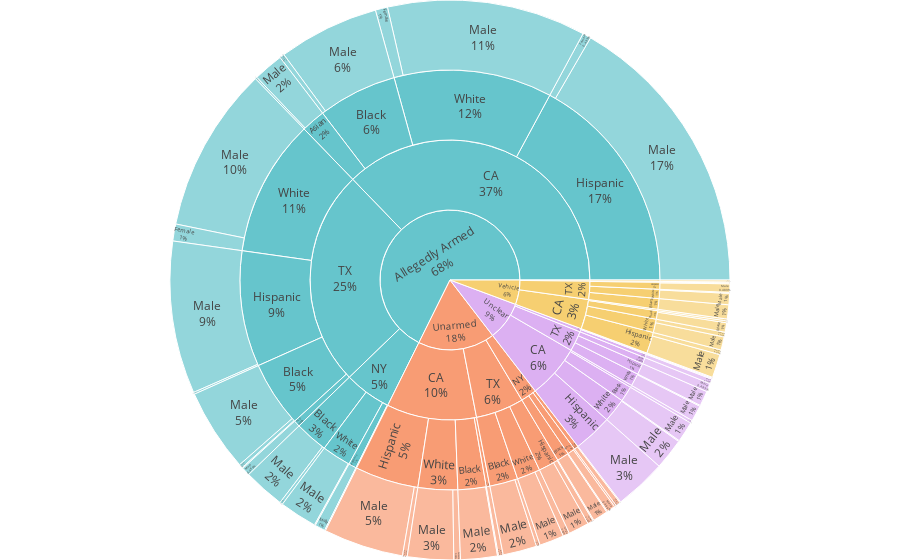

The cell this chart's notebook holds for it:
### Markdown cell above
## Add a level

### Code cell
df = clean(df_orig)

fig = px.sunburst(
    data_frame=df,
    path=["Unarmed", 'State', "Victim's race", "Victim's gender"],  # Root, branches, leaves
    color="Unarmed",
    color_discrete_sequence=px.colors.qualitative.Pastel,
    # maxdepth=-1,                        # set the sectors rendered. -1 will render all levels in the hierarchy
    # color="Victim's age",
    # color_continuous_scale=px.colors.sequential.BuGn,
    # range_color=[10,100],

    # branchvalues="total",               # or 'remainder'
    # hover_name="Unarmed",
    # # hover_data={'Unarmed': False},    # remove column name from tooltip  (Plotly version >= 4.8.0)
    # title="7-year Breakdown of Deaths by Police",
    # template='ggplot2',               # 'ggplot2', 'seaborn', 'simple_white', 'plotly',
    #                                   # 'plotly_white', 'plotly_dark', 'presentation',
    #                                   # 'xgridoff', 'ygridoff', 'gridon', 'none'
)

fig.update_traces(textinfo='label+percent entry')
fig.update_layout(margin=dict(t=0, l=0, r=0, b=0))

fig.show()

### Figure 1 — Plotly figure (JSON) as saved in the notebook; plotly's stock layout.template omitted (floating-point values rounded to 4 significant figures)
{"data": [{"branchvalues": "total", "customdata": [["Allegedly Armed"], ["Vehicle"], ["Unarmed"], ["Vehicle"], ["Unclear"], ["Allegedly Armed"], ["Vehicle"], ["Allegedly Armed"], ["Unclear"], ["Unarmed"], ["Allegedly Armed"], ["Vehicle"], ["Unclear"], ["Unarmed"], ["Unclear"], ["Unarmed"], ["Unclear"], ["Unclear"], ["Unarmed"], ["Allegedly Armed"], ["Allegedly Armed"], ["Unarmed"], ["Unclear"], ["Unarmed"], ["Unarmed"], ["Allegedly Armed"], ["Unclear"], ["Unarmed"], ["Vehicle"], ["Unarmed"], ["Vehicle"], ["Unclear"], ["Unarmed"], ["Vehicle"], ["Allegedly Armed"], ["Unclear"], ["Unarmed"], ["Vehicle"], ["Unclear"], ["Unarmed"], ["Allegedly Armed"], ["Vehicle"], ["Unclear"], ["Unarmed"], ["Allegedly Armed"], ["Unclear"], ["Vehicle"], ["Vehicle"], ["Unclear"], ["Unarmed"], ["Unarmed"], ["Allegedly Armed"], ["Vehicle"], ["Unarmed"], ["Allegedly Armed"], ["Allegedly Armed"], ["Allegedly Armed"], ["Unarmed"], ["Allegedly Armed"], ["Allegedly Armed"], ["Unarmed"], ["Vehicle"], ["Unarmed"], ["Vehicle"], ["Allegedly Armed"], ["Unclear"], ["Unarmed"], ["Unarmed"], ["Unclear"], ["Vehicle"], ["Vehicle"], ["Allegedly Armed"], ["Allegedly Armed"], ["Vehicle"], ["Allegedly Armed"], ["Allegedly Armed"], ["Unarmed"], ["Allegedly Armed"], ["Unclear"], ["Vehicle"], ["Vehicle"], ["Allegedly Armed"], ["Unclear"], ["Unarmed"], ["Unclear"], ["Vehicle"], ["Unclear"], ["Vehicle"], ["Vehicle"], ["Unclear"], ["Allegedly Armed"], ["Allegedly Armed"], ["Allegedly Armed"], ["Unarmed"], ["Vehicle"], ["Unarmed"], ["Allegedly Armed"], ["Allegedly Armed"], ["Unarmed"], ["Vehicle"], ["Unarmed"], ["Unclear"], ["Unarmed"], ["Unarmed"], ["Unclear"], ["Allegedly Armed"], ["Unclear"], ["Allegedly Armed"], ["Unarmed"], ["Vehicle"], ["Allegedly Armed"], ["Allegedly Armed"], ["Unarmed"], ["Allegedly Armed"], ["Unarmed"], ["Unarmed"], ["Allegedly Armed"], ["Allegedly Armed"], ["Vehicle"], ["Allegedly Armed"], ["Vehicle"], ["Unclear"], ["Unclear"], ["Allegedly Armed"], ["Allegedly Armed"]], "domain": {"x": [0, 1], "y": [0, 1]}, "hovertemplate": "labels=%{label}<br>count=%{value}<br>parent=%{parent}<br>id=%{id}<br>Unarmed=%{customdata[0]}<extra></extra>", "ids": ["Allegedly Armed/CA/Asian/Female", "Vehicle/NY/Black", "Unarmed/NY/Black", "Vehicle/CA/Black", "Unclear/CA/Black", "Allegedly Armed/CA/Black", "Vehicle/TX/Asian", "Allegedly Armed/NY/Asian", "Unclear/CA/Asian", "Unarmed/CA/Asian", "Allegedly Armed/CA/Asian", "Vehicle/TX/White/Male", "Unclear/TX/White/Male", "Unarmed/NY/White/Male", "Unclear/CA/White/Male", "Unarmed/CA/White/Male", "Unclear/TX/Hispanic/Male", "Unclear/NY/Hispanic/Male", "Unarmed/NY/Hispanic/Male", "Allegedly Armed/NY/Hispanic/Male", "Allegedly Armed/TX/Black", "Unarmed/TX/Black", "Unclear/CA/Hispanic", "Unarmed/NY/Hispanic", "Unarmed", "Allegedly Armed", "Unclear/TX", "Unarmed/TX", "Vehicle/NY", "Unarmed/NY", "Vehicle/CA", "Unclear/CA", "Unarmed/CA", "Vehicle/CA/Hispanic/Male", "Allegedly Armed/CA", "Unclear/NY/White", "Unarmed/NY/White", "Vehicle/CA/White", "Unclear/CA/White", "Unarmed/CA/White", "Allegedly Armed/CA/White", "Vehicle/TX/Hispanic", "Unclear/TX/Hispanic", "Unarmed/TX/Hispanic", "Allegedly Armed/TX/White", "Unclear/CA/Hispanic/Male", "Vehicle", "Vehicle/CA/Black/Male", "Unclear/CA/White/Female", "Unarmed/CA/White/Female", "Unarmed/CA/Black/Male", "Allegedly Armed/CA/White/Female", "Vehicle/TX/Hispanic/Female", "Unarmed/TX/Hispanic/Female", "Allegedly Armed/CA/Asian/Male", "Allegedly Armed/NY/Black/Male", "Allegedly Armed/TX/Hispanic/Female", "Unarmed/NY/Hispanic/Female", "Allegedly Armed/TX/White/Female", "Allegedly Armed/NY/White/Female", "Unarmed/NY/Black/Male", "Vehicle/CA/Asian/Male", "Unarmed/TX/Black/Female", "Vehicle/NY/Black/Male", "Allegedly Armed/TX/Black/Female", "Unclear/CA/Asian/Male", "Unarmed/TX/White/Female", "Unarmed/CA/Black/Female", "Unclear/TX/Black/Male", "Vehicle/TX/Black/Male", "Vehicle/CA/Hispanic/Female", "Allegedly Armed/NY/Asian/Male", "Allegedly Armed/NY/Hispanic", "Vehicle/TX/Black", "Allegedly Armed/CA/Hispanic/Male", "Allegedly Armed/TX/Hispanic", "Unarmed/TX/White", "Allegedly Armed/CA/Hispanic/Female", "Unclear/NY", "Vehicle/CA/Black/Female", "Vehicle/TX", "Allegedly Armed/CA/Black/Female", "Unclear/NY/Hispanic", "Unarmed/CA/Hispanic/Male", "Unclear/TX/Black", "Vehicle/TX/White/Female", "Unclear/TX/White/Female", "Vehicle/CA/Asian", "Vehicle/CA/White/Male", "Unclear/NY/Black/Male", "Allegedly Armed/TX/Black/Unknown", "Allegedly Armed/CA/White/Male", "Allegedly Armed/TX/Asian/Male", "Unarmed/CA/Asian/Male", "Vehicle/TX/Hispanic/Male", "Unarmed/TX/Hispanic/Transgender", "Allegedly Armed/TX", "Allegedly Armed/TX/Black/Male", "Unarmed/CA/Hispanic/Female", "Vehicle/TX/White", "Unarmed/TX/Hispanic/Male", "Unclear", "Unarmed/TX/Black/Male", "Unarmed/TX/White/Male", "Unclear/CA/Black/Male", "Allegedly Armed/CA/Black/Male", "Unclear/NY/Black", "Allegedly Armed/CA/Hispanic", "Unarmed/NY/White/Female", "Vehicle/CA/Hispanic", "Allegedly Armed/NY/Black", "Allegedly Armed/TX/Hispanic/Male", "Unarmed/CA/Hispanic", "Allegedly Armed/NY/Black/Female", "Unarmed/NY/Black/Female", "Unarmed/CA/Black", "Allegedly Armed/NY", "Allegedly Armed/TX/Asian", "Vehicle/TX/Asian/Male", "Allegedly Armed/NY/White/Male", "Vehicle/CA/White/Female", "Unclear/TX/White", "Unclear/NY/White/Male", "Allegedly Armed/NY/White", "Allegedly Armed/TX/White/Male"], "labels": ["Female", "Black", "Black", "Black", "Black", "Black", "Asian", "Asian", "Asian", "Asian", "Asian", "Male", "Male", "Male", "Male", "Male", "Male", "Male", "Male", "Male", "Black", "Black", "Hispanic", "Hispanic", "Unarmed", "Allegedly Armed", "TX", "TX", "NY", "NY", "CA", "CA", "CA", "Male", "CA", "White", "White", "White", "White", "White", "White", "Hispanic", "Hispanic", "Hispanic", "White", "Male", "Vehicle", "Male", "Female", "Female", "Male", "Female", "Female", "Female", "Male", "Male", "Female", "Female", "Female", "Female", "Male", "Male", "Female", "Male", "Female", "Male", "Female", "Female", "Male", "Male", "Female", "Male", "Hispanic", "Black", "Male", "Hispanic", "White", "Female", "NY", "Female", "TX", "Female", "Hispanic", "Male", "Black", "Female", "Female", "Asian", "Male", "Male", "Unknown", "Male", "Male", "Male", "Male", "Transgender", "TX", "Male", "Female", "White", "Male", "Unclear", "Male", "Male", "Male", "Male", "Black", "Hispanic", "Female", "Hispanic", "Black", "Male", "Hispanic", "Female", "Female", "Black", "NY", "Asian", "Male", "Male", "Female", "White", "Male", "White", "Male"], "marker": {"colors": ["rgb(102, 197, 204)", "rgb(246, 207, 113)", "rgb(248, 156, 116)", "rgb(246, 207, 113)", "rgb(220, 176, 242)", "rgb(102, 197, 204)", "rgb(246, 207, 113)", "rgb(102, 197, 204)", "rgb(220, 176, 242)", "rgb(248, 156, 116)", "rgb(102, 197, 204)", "rgb(246, 207, 113)", "rgb(220, 176, 242)", "rgb(248, 156, 116)", "rgb(220, 176, 242)", "rgb(248, 156, 116)", "rgb(220, 176, 242)", "rgb(220, 176, 242)", "rgb(248, 156, 116)", "rgb(102, 197, 204)", "rgb(102, 197, 204)", "rgb(248, 156, 116)", "rgb(220, 176, 242)", "rgb(248, 156, 116)", "rgb(248, 156, 116)", "rgb(102, 197, 204)", "rgb(220, 176, 242)", "rgb(248, 156, 116)", "rgb(246, 207, 113)", "rgb(248, 156, 116)", "rgb(246, 207, 113)", "rgb(220, 176, 242)", "rgb(248, 156, 116)", "rgb(246, 207, 113)", "rgb(102, 197, 204)", "rgb(220, 176, 242)", "rgb(248, 156, 116)", "rgb(246, 207, 113)", "rgb(220, 176, 242)", "rgb(248, 156, 116)", "rgb(102, 197, 204)", "rgb(246, 207, 113)", "rgb(220, 176, 242)", "rgb(248, 156, 116)", "rgb(102, 197, 204)", "rgb(220, 176, 242)", "rgb(246, 207, 113)", "rgb(246, 207, 113)", "rgb(220, 176, 242)", "rgb(248, 156, 116)", "rgb(248, 156, 116)", "rgb(102, 197, 204)", "rgb(246, 207, 113)", "rgb(248, 156, 116)", "rgb(102, 197, 204)", "rgb(102, 197, 204)", "rgb(102, 197, 204)", "rgb(248, 156, 116)", "rgb(102, 197, 204)", "rgb(102, 197, 204)", "rgb(248, 156, 116)", "rgb(246, 207, 113)", "rgb(248, 156, 116)", "rgb(246, 207, 113)", "rgb(102, 197, 204)", "rgb(220, 176, 242)", "rgb(248, 156, 116)", "rgb(248, 156, 116)", "rgb(220, 176, 242)", "rgb(246, 207, 113)", "rgb(246, 207, 113)", "rgb(102, 197, 204)", "rgb(102, 197, 204)", "rgb(246, 207, 113)", "rgb(102, 197, 204)", "rgb(102, 197, 204)", "rgb(248, 156, 116)", "rgb(102, 197, 204)", "rgb(220, 176, 242)", "rgb(246, 207, 113)", "rgb(246, 207, 113)", "rgb(102, 197, 204)", "rgb(220, 176, 242)", "rgb(248, 156, 116)", "rgb(220, 176, 242)", "rgb(246, 207, 113)", "rgb(220, 176, 242)", "rgb(246, 207, 113)", "rgb(246, 207, 113)", "rgb(220, 176, 242)", "rgb(102, 197, 204)", "rgb(102, 197, 204)", "rgb(102, 197, 204)", "rgb(248, 156, 116)", "rgb(246, 207, 113)", "rgb(248, 156, 116)", "rgb(102, 197, 204)", "rgb(102, 197, 204)", "rgb(248, 156, 116)", "rgb(246, 207, 113)", "rgb(248, 156, 116)", "rgb(220, 176, 242)", "rgb(248, 156, 116)", "rgb(248, 156, 116)", "rgb(220, 176, 242)", "rgb(102, 197, 204)", "rgb(220, 176, 242)", "rgb(102, 197, 204)", "rgb(248, 156, 116)", "rgb(246, 207, 113)", "rgb(102, 197, 204)", "rgb(102, 197, 204)", "rgb(248, 156, 116)", "rgb(102, 197, 204)", "rgb(248, 156, 116)", "rgb(248, 156, 116)", "rgb(102, 197, 204)", "rgb(102, 197, 204)", "rgb(246, 207, 113)", "rgb(102, 197, 204)", "rgb(246, 207, 113)", "rgb(220, 176, 242)", "rgb(220, 176, 242)", "rgb(102, 197, 204)", "rgb(102, 197, 204)"]}, "name": "", "parents": ["Allegedly Armed/CA/Asian", "Vehicle/NY", "Unarmed/NY", "Vehicle/CA", "Unclear/CA", "Allegedly Armed/CA", "Vehicle/TX", "Allegedly Armed/NY", "Unclear/CA", "Unarmed/CA", "Allegedly Armed/CA", "Vehicle/TX/White", "Unclear/TX/White", "Unarmed/NY/White", "Unclear/CA/White", "Unarmed/CA/White", "Unclear/TX/Hispanic", "Unclear/NY/Hispanic", "Unarmed/NY/Hispanic", "Allegedly Armed/NY/Hispanic", "Allegedly Armed/TX", "Unarmed/TX", "Unclear/CA", "Unarmed/NY", "", "", "Unclear", "Unarmed", "Vehicle", "Unarmed", "Vehicle", "Unclear", "Unarmed", "Vehicle/CA/Hispanic", "Allegedly Armed", "Unclear/NY", "Unarmed/NY", "Vehicle/CA", "Unclear/CA", "Unarmed/CA", "Allegedly Armed/CA", "Vehicle/TX", "Unclear/TX", "Unarmed/TX", "Allegedly Armed/TX", "Unclear/CA/Hispanic", "", "Vehicle/CA/Black", "Unclear/CA/White", "Unarmed/CA/White", "Unarmed/CA/Black", "Allegedly Armed/CA/White", "Vehicle/TX/Hispanic", "Unarmed/TX/Hispanic", "Allegedly Armed/CA/Asian", "Allegedly Armed/NY/Black", "Allegedly Armed/TX/Hispanic", "Unarmed/NY/Hispanic", "Allegedly Armed/TX/White", "Allegedly Armed/NY/White", "Unarmed/NY/Black", "Vehicle/CA/Asian", "Unarmed/TX/Black", "Vehicle/NY/Black", "Allegedly Armed/TX/Black", "Unclear/CA/Asian", "Unarmed/TX/White", "Unarmed/CA/Black", "Unclear/TX/Black", "Vehicle/TX/Black", "Vehicle/CA/Hispanic", "Allegedly Armed/NY/Asian", "Allegedly Armed/NY", "Vehicle/TX", "Allegedly Armed/CA/Hispanic", "Allegedly Armed/TX", "Unarmed/TX", "Allegedly Armed/CA/Hispanic", "Unclear", "Vehicle/CA/Black", "Vehicle", "Allegedly Armed/CA/Black", "Unclear/NY", "Unarmed/CA/Hispanic", "Unclear/TX", "Vehicle/TX/White", "Unclear/TX/White", "Vehicle/CA", "Vehicle/CA/White", "Unclear/NY/Black", "Allegedly Armed/TX/Black", "Allegedly Armed/CA/White", "Allegedly Armed/TX/Asian", "Unarmed/CA/Asian", "Vehicle/TX/Hispanic", "Unarmed/TX/Hispanic", "Allegedly Armed", "Allegedly Armed/TX/Black", "Unarmed/CA/Hispanic", "Vehicle/TX", "Unarmed/TX/Hispanic", "", "Unarmed/TX/Black", "Unarmed/TX/White", "Unclear/CA/Black", "Allegedly Armed/CA/Black", "Unclear/NY", "Allegedly Armed/CA", "Unarmed/NY/White", "Vehicle/CA", "Allegedly Armed/NY", "Allegedly Armed/TX/Hispanic", "Unarmed/CA", "Allegedly Armed/NY/Black", "Unarmed/NY/Black", "Unarmed/CA", "Allegedly Armed", "Allegedly Armed/TX", "Vehicle/TX/Asian", "Allegedly Armed/NY/White", "Vehicle/CA/White", "Unclear/TX", "Unclear/NY/White", "Allegedly Armed/NY", "Allegedly Armed/TX/White"], "textinfo": "label+percent entry", "type": "sunburst", "values": [2, 2, 17, 12, 22, 112, 1, 1, 3, 5, 34, 12, 17, 9, 33, 49, 16, 1, 5, 11, 93, 40, 55, 6, 327, 1245, 43, 102, 2, 34, 63, 114, 191, 25, 685, 1, 11, 19, 34, 56, 224, 10, 16, 29, 194, 55, 104, 10, 1, 7, 39, 13, 1, 6, 32, 44, 2, 1, 18, 1, 16, 2, 4, 2, 4, 3, 7, 1, 9, 15, 5, 1, 11, 15, 306, 164, 33, 9, 7, 2, 39, 5, 1, 85, 9, 1, 1, 2, 14, 5, 1, 211, 9, 5, 9, 1, 460, 88, 5, 13, 22, 164, 36, 26, 22, 107, 5, 315, 2, 30, 47, 162, 90, 3, 1, 40, 100, 9, 1, 40, 5, 18, 1, 41, 176]}], "layout": {"legend": {"tracegroupgap": 0}, "margin": {"b": 0, "l": 0, "r": 0, "t": 0}, "sunburstcolorway": ["rgb(102, 197, 204)", "rgb(246, 207, 113)", "rgb(248, 156, 116)", "rgb(220, 176, 242)", "rgb(135, 197, 95)", "rgb(158, 185, 243)", "rgb(254, 136, 177)", "rgb(201, 219, 116)", "rgb(139, 224, 164)", "rgb(180, 151, 231)", "rgb(179, 179, 179)"]}}
